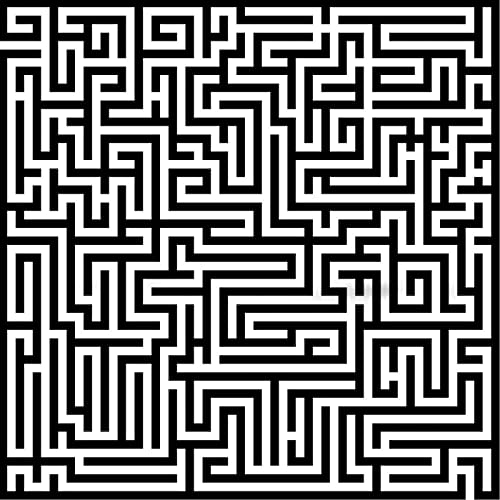
#> input picture maze.jpg, 500 x 500 px
$ python maze_solver.py
#> lines starting #> are read from the running program, lines starting #| are printed output that depends on the picture; after the words box and inside, x2 and y2 are one past the last pixel; in counts of white or black regions, pixels touching at a corner belong together
#> further down, img is the input picture: shape (500, 500, 3); min 0, max 255, mean 125.4
#%%
#!/bin/usr/env python3
import cv2
import matplotlib.pyplot as plt
import numpy as np
from collections import deque

# TODO: Make a different check for walls
# TODO: Find entrance to the labyrinth


class Vertex:                                           # For each point we need to know:
    def __init__(self,x_coord,y_coord, parent):         #
        self.x=x_coord                                  # Coordinates of the point
        self.y=y_coord                                  #
        self.R=0                                        #
        self.G=0                                        # RGB values of the point (default 0 because python)
        self.B=0                                        #
        self.rgb=0                                      # Sum of rgb values for isolating black area
        self.d=-1                                       # Distance from source (optional for this application)
        self.parent=parent                              # Previous point for path finding
        self.processed=False                            # If the point has been processed so we don't return to it

    def find_rgb(self):                                 # This saves some space later
        self.rgb=int(self.R)+int(self.G)+int(self.B)    # Cast to int is important because python saves memory and assingns short instead of int

def is_wall(mat, r, c, direction, n=1):                 # Check if there is a wall in the 1 to n distance in the given direction from the given point

    wall=False
    if direction=='r':
        for i in range(1, n+1):
            if not (c+i)>(mat.shape[1]-1) and mat[r][c+i].rgb<400:  # Check for out of bounds and if the pixel is "black" (needs a different check TODO)
                wall=True
                break
    elif direction=='l':
        for i in range(1, n+1):
            if not (c-i)<0 and mat[r][c-i].rgb<400:
                wall=True
                break
    elif direction=='u':
        for i in range(1, n+1):
            if not (r-i)<0 and mat[r-i][c].rgb<400:
                wall=True
                break
    elif direction=='d':
        for i in range(1, n+1):
            if not (r+i)>(mat.shape[0]-1) and mat[r+i][c].rgb<400:
                wall=True
                break
    return wall

def has_wall(mat, vertex, n):                                   # Helper function used to check if the neighbor has walls
    wall=False                                                  # inside a square size 2n-1x2n-1

    for row in range(-n+1,n):
        for col in range (-n+1,n):
            if ((vertex.y+row)<(mat.shape[1]-1) and (vertex.y+row)>0
            and (vertex.x+col)<(mat.shape[0]-1) and (vertex.x+col)>0
            and mat[vertex.y+row][vertex.x+col].rgb<400):
                wall=True
                break
        if wall:
            break

    return wall


def get_neighbors(mat,r,c, n=1):                                # Return neighbor directly above, below, right, and left
    shape=mat.shape
    neighbors=[]
    if r > 0 and not is_wall(mat, r, c, 'u', n) and not mat[r-1][c].processed :
        if not has_wall(mat,mat[r-1][c], n):                    # If the neighbour doesn't have wall nearby, add it to the queue
            neighbors.append(mat[r-1][c])
    if r < shape[0] - 1 and not is_wall(mat, r, c,'d', n) and not mat[r+1][c].processed:
        if not has_wall(mat,mat[r+1][c], n):
            neighbors.append(mat[r+1][c])
    if c > 0 and not is_wall(mat, r, c, 'l', n) and not mat[r][c-1].processed:
        if not has_wall(mat,mat[r][c-1], n):
            neighbors.append(mat[r][c-1])
    if c < shape[1] - 1 and not is_wall(mat, r, c,'r', n) and not mat[r][c+1].processed:
        if not has_wall(mat,mat[r][c+1], n):
            neighbors.append(mat[r][c+1])
    return neighbors

def drawPath(img,path, thickness=1):
    '''path is a list of (x,y) tuples'''
    x0,y0=path[0]
    for vertex in path[1:]:
        x1,y1=vertex
        cv2.line(img,(x0,y0),(x1,y1),(255,0,0),thickness)
        x0,y0=vertex

def find_shortest_path(img,src, dist=1):
#> called with src = (469, 496), dist = 4
    pq = deque()                                                # FIFO queue
    source_x=src[0]                                             # Source coordinates
    source_y=src[1]
    imagerows,imagecols=img.shape[0],img.shape[1]               # Get the size of the image
#> imagerows = 500; imagecols = 500
    matrix = np.full((imagerows, imagecols), None)              # Create an empty 2D array
    for r in range(imagerows):
        for c in range(imagecols):                              # Fill the array with vertices of given coordinate and set parent to "None"
            matrix[r][c]=Vertex(c,r,None)                       # Remember that rows are y coordinate and collumn is x coordinate
    matrix[source_y][source_x].d=0                              # Distance of source node is 0
    for r in range(imagerows):
        for c in range(imagecols):
            matrix[r][c].R=img[(r, c)][0]                       # Set the RGB values of each vertex
            matrix[r][c].G=img[(r, c)][1]                       # img is a 3D array, two dimensions for location and third dimension for RGB
            matrix[r][c].B=img[(r, c)][2]
            matrix[r][c].find_rgb()
    dest_x=-1                                                   # Set the destination variables to -1 (no destination)
    dest_y=-1
    out = False                                                 # out is True if exit has been found
    pq.append(matrix[source_y][source_x])                       # Add the source node to the FIFO queue
    while len(pq) > 0:                                          # Algorithm runs while there are nodes(points) left in the queue or we break out if we found the exit
        node=pq.popleft()
        node.processed=True
        neighbors = get_neighbors(matrix,node.y,node.x, n=dist) # Get the neighboring points
        for v in neighbors:
            v.d = node.d+1                                      # Increase the distance by 1
            v.parent=node                                       # Set parent node
            v.processed=True                                    # Ignore on next pass
            pq.append(v)                                        # Add to queue
            if v.rgb>500 and (v.x==0 or v.y==0                  # Hard coded exit requirement, needs change!!! (TODO)
                or v.x == img.shape[0]-1                        # Program is finished once it has reached boundaries of image(labyrinth)
                or v.y == img.shape[1]-1 and v.d>15):           # AND the distance is greater than a dummy value (needed so it doesn't go backwards towards the entrance)
                dest_x=v.x                                      # Set the destination coordinates
                dest_y=v.y
                out=True                                        # Exit was found
                break
        if out:
            break

    path=[]
    iter_v=matrix[dest_y][dest_x]
    path.append((dest_x,dest_y))                                # Construction the path using coordinates from parent nodes
    while(iter_v.y!=source_y or iter_v.x!=source_x):
        #print("x coord:%d y coord:%d"%(iter_v.x, iter_v.y))    # Debug purpose
        iter_v=matrix[iter_v.parent.y][iter_v.parent.x]
        path.append((iter_v.x, iter_v.y))

    return path                                                 # Return the constructed path

img = cv2.imread('maze.jpg') # read an image from a file using opencv (cv2) library
p = find_shortest_path(img, (469,496), dist=4) #pass the image, starting location and distance from walls+1
drawPath(img,p)
#> the loop in drawPath, `for vertex in path[1:]:` made 4443 passes
#> vertex on passes 1 to 3: (1, 46), (2, 46), (3, 46)
#> after the loop in drawPath, `for vertex in path[1:]:`:
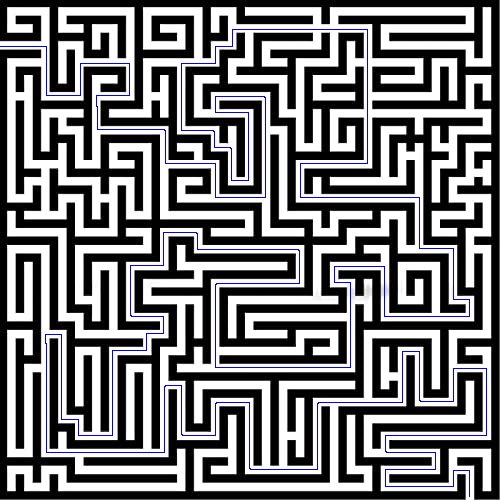
#> img: shape (500, 500, 3); 1.78% of pixels changed, all inside (x1, y1, x2, y2) = (0, 29, 487, 497)
plt.figure(figsize=(7,7))
plt.imshow(img) # show the image on the screen
plt.show()
# %%
